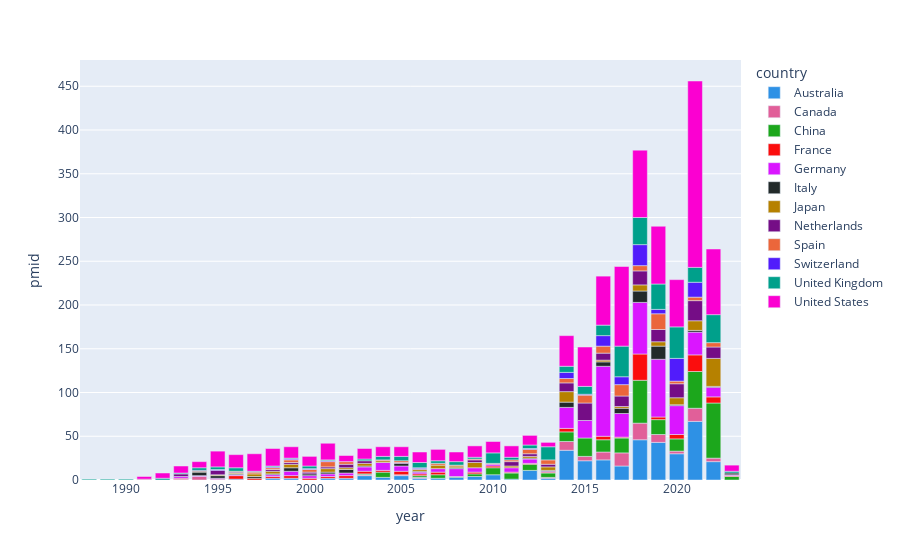

Notebook cell for this chart:
### Code cell
tmp_df = aff_pmid_df[aff_pmid_df["country"].isin(top_countries)].groupby(["country", "year"]).count().reset_index()
px.bar(tmp_df, x="year", y="pmid", color="country", color_discrete_sequence=px.colors.qualitative.Dark24)

### Figure 1 — Plotly figure (JSON) as saved in the notebook; plotly's stock layout.template omitted (floating-point values rounded to 4 significant figures)
{"data": [{"alignmentgroup": "True", "hovertemplate": "country=Australia<br>year=%{x}<br>pmid=%{y}<extra></extra>", "legendgroup": "Australia", "marker": {"color": "#2E91E5", "pattern": {"shape": ""}}, "name": "Australia", "offsetgroup": "Australia", "orientation": "v", "showlegend": true, "textposition": "auto", "type": "bar", "x": [1996, 1998, 1999, 2001, 2002, 2003, 2004, 2005, 2006, 2007, 2008, 2009, 2010, 2011, 2012, 2013, 2014, 2015, 2016, 2017, 2018, 2019, 2020, 2021, 2022], "xaxis": "x", "y": [1, 2, 2, 2, 2, 5, 3, 5, 2, 2, 3, 4, 6, 1, 11, 2, 34, 22, 23, 16, 46, 43, 30, 67, 21], "yaxis": "y"}, {"alignmentgroup": "True", "hovertemplate": "country=Canada<br>year=%{x}<br>pmid=%{y}<extra></extra>", "legendgroup": "Canada", "marker": {"color": "#E15F99", "pattern": {"shape": ""}}, "name": "Canada", "offsetgroup": "Canada", "orientation": "v", "showlegend": true, "textposition": "auto", "type": "bar", "x": [1991, 1993, 1994, 1995, 2003, 2005, 2006, 2013, 2014, 2015, 2016, 2017, 2018, 2019, 2020, 2021, 2022], "xaxis": "x", "y": [1, 1, 4, 1, 1, 1, 1, 1, 10, 5, 9, 15, 19, 9, 3, 15, 4], "yaxis": "y"}, {"alignmentgroup": "True", "hovertemplate": "country=China<br>year=%{x}<br>pmid=%{y}<extra></extra>", "legendgroup": "China", "marker": {"color": "#1CA71C", "pattern": {"shape": ""}}, "name": "China", "offsetgroup": "China", "orientation": "v", "showlegend": true, "textposition": "auto", "type": "bar", "x": [2003, 2004, 2006, 2007, 2008, 2009, 2010, 2011, 2012, 2013, 2014, 2015, 2016, 2017, 2018, 2019, 2020, 2021, 2022, 2023], "xaxis": "x", "y": [1, 6, 2, 4, 1, 3, 8, 7, 7, 5, 11, 21, 14, 17, 49, 17, 14, 42, 63, 4], "yaxis": "y"}, {"alignmentgroup": "True", "hovertemplate": "country=France<br>year=%{x}<br>pmid=%{y}<extra></extra>", "legendgroup": "France", "marker": {"color": "#FB0D0D", "pattern": {"shape": ""}}, "name": "France", "offsetgroup": "France", "orientation": "v", "showlegend": true, "textposition": "auto", "type": "bar", "x": [1993, 1996, 1997, 1998, 1999, 2000, 2001, 2002, 2003, 2004, 2005, 2006, 2007, 2009, 2010, 2011, 2012, 2013, 2014, 2016, 2017, 2018, 2019, 2020, 2021, 2022, 2023], "xaxis": "x", "y": [1, 4, 2, 2, 3, 2, 2, 3, 3, 2, 4, 2, 3, 2, 2, 1, 1, 1, 4, 4, 1, 30, 3, 5, 19, 7, 1], "yaxis": "y"}, {"alignmentgroup": "True", "hovertemplate": "country=Germany<br>year=%{x}<br>pmid=%{y}<extra></extra>", "legendgroup": "Germany", "marker": {"color": "#DA16FF", "pattern": {"shape": ""}}, "name": "Germany", "offsetgroup": "Germany", "orientation": "v", "showlegend": true, "textposition": "auto", "type": "bar", "x": [1993, 1994, 1995, 1996, 1998, 1999, 2000, 2001, 2002, 2003, 2004, 2005, 2006, 2007, 2008, 2009, 2010, 2011, 2012, 2013, 2014, 2015, 2016, 2017, 2018, 2019, 2020, 2021, 2022, 2023], "xaxis": "x", "y": [2, 1, 1, 1, 2, 5, 3, 3, 3, 5, 9, 6, 2, 4, 9, 5, 2, 5, 5, 1, 24, 20, 80, 27, 59, 66, 33, 26, 11, 1], "yaxis": "y"}, {"alignmentgroup": "True", "hovertemplate": "country=Italy<br>year=%{x}<br>pmid=%{y}<extra></extra>", "legendgroup": "Italy", "marker": {"color": "#222A2A", "pattern": {"shape": ""}}, "name": "Italy", "offsetgroup": "Italy", "orientation": "v", "showlegend": true, "textposition": "auto", "type": "bar", "x": [1994, 1995, 1996, 1997, 1998, 1999, 2000, 2001, 2002, 2003, 2005, 2006, 2008, 2012, 2013, 2014, 2016, 2017, 2018, 2019, 2020, 2021, 2022, 2023], "xaxis": "x", "y": [4, 3, 1, 2, 1, 4, 2, 2, 4, 1, 3, 1, 1, 1, 1, 6, 5, 6, 13, 15, 1, 2, 1, 2], "yaxis": "y"}, {"alignmentgroup": "True", "hovertemplate": "country=Japan<br>year=%{x}<br>pmid=%{y}<extra></extra>", "legendgroup": "Japan", "marker": {"color": "#B68100", "pattern": {"shape": ""}}, "name": "Japan", "offsetgroup": "Japan", "orientation": "v", "showlegend": true, "textposition": "auto", "type": "bar", "x": [1994, 1995, 1996, 1997, 1998, 1999, 2001, 2002, 2003, 2004, 2006, 2007, 2008, 2009, 2011, 2012, 2013, 2014, 2016, 2017, 2018, 2019, 2020, 2021, 2022], "xaxis": "x", "y": [1, 1, 1, 3, 3, 4, 4, 2, 3, 2, 2, 4, 2, 6, 2, 2, 4, 12, 2, 2, 7, 5, 8, 11, 32], "yaxis": "y"}, {"alignmentgroup": "True", "hovertemplate": "country=Netherlands<br>year=%{x}<br>pmid=%{y}<extra></extra>", "legendgroup": "Netherlands", "marker": {"color": "#750D86", "pattern": {"shape": ""}}, "name": "Netherlands", "offsetgroup": "Netherlands", "orientation": "v", "showlegend": true, "textposition": "auto", "type": "bar", "x": [1993, 1994, 1995, 1996, 1998, 1999, 2000, 2001, 2002, 2003, 2005, 2006, 2009, 2011, 2012, 2013, 2014, 2015, 2016, 2017, 2018, 2019, 2020, 2021, 2022], "xaxis": "x", "y": [3, 1, 5, 1, 2, 2, 2, 2, 4, 3, 1, 1, 3, 5, 3, 3, 10, 20, 8, 12, 16, 14, 16, 23, 13], "yaxis": "y"}, {"alignmentgroup": "True", "hovertemplate": "country=Spain<br>year=%{x}<br>pmid=%{y}<extra></extra>", "legendgroup": "Spain", "marker": {"color": "#EB663B", "pattern": {"shape": ""}}, "name": "Spain", "offsetgroup": "Spain", "orientation": "v", "showlegend": true, "textposition": "auto", "type": "bar", "x": [1996, 1997, 1998, 1999, 2000, 2001, 2002, 2004, 2005, 2007, 2008, 2009, 2010, 2011, 2012, 2013, 2014, 2015, 2016, 2017, 2018, 2019, 2020, 2021, 2022], "xaxis": "x", "y": [1, 2, 2, 3, 3, 6, 3, 1, 2, 2, 1, 1, 1, 2, 5, 5, 5, 9, 8, 13, 6, 18, 3, 4, 5], "yaxis": "y"}, {"alignmentgroup": "True", "hovertemplate": "country=Switzerland<br>year=%{x}<br>pmid=%{y}<extra></extra>", "legendgroup": "Switzerland", "marker": {"color": "#511CFB", "pattern": {"shape": ""}}, "name": "Switzerland", "offsetgroup": "Switzerland", "orientation": "v", "showlegend": true, "textposition": "auto", "type": "bar", "x": [1995, 1998, 1999, 2000, 2001, 2006, 2012, 2014, 2015, 2016, 2017, 2018, 2019, 2020, 2021], "xaxis": "x", "y": [1, 1, 1, 1, 1, 1, 1, 7, 1, 12, 9, 24, 5, 26, 17], "yaxis": "y"}, {"alignmentgroup": "True", "hovertemplate": "country=United Kingdom<br>year=%{x}<br>pmid=%{y}<extra></extra>", "legendgroup": "United Kingdom", "marker": {"color": "#00A08B", "pattern": {"shape": ""}}, "name": "United Kingdom", "offsetgroup": "United Kingdom", "orientation": "v", "showlegend": true, "textposition": "auto", "type": "bar", "x": [1988, 1989, 1990, 1992, 1993, 1994, 1995, 1996, 1997, 1998, 1999, 2000, 2001, 2003, 2004, 2005, 2006, 2007, 2008, 2009, 2010, 2011, 2012, 2013, 2014, 2015, 2016, 2017, 2018, 2019, 2020, 2021, 2022, 2023], "xaxis": "x", "y": [1, 1, 1, 2, 1, 3, 3, 4, 1, 1, 1, 3, 1, 2, 4, 5, 6, 3, 4, 2, 12, 3, 4, 15, 7, 9, 12, 35, 31, 29, 36, 17, 32, 2], "yaxis": "y"}, {"alignmentgroup": "True", "hovertemplate": "country=United States<br>year=%{x}<br>pmid=%{y}<extra></extra>", "legendgroup": "United States", "marker": {"color": "#FB00D1", "pattern": {"shape": ""}}, "name": "United States", "offsetgroup": "United States", "orientation": "v", "showlegend": true, "textposition": "auto", "type": "bar", "x": [1991, 1992, 1993, 1994, 1995, 1996, 1997, 1998, 1999, 2000, 2001, 2002, 2003, 2004, 2005, 2006, 2007, 2008, 2009, 2010, 2011, 2012, 2013, 2014, 2015, 2016, 2017, 2018, 2019, 2020, 2021, 2022, 2023], "xaxis": "x", "y": [3, 6, 8, 7, 18, 15, 20, 20, 13, 11, 19, 7, 12, 11, 11, 12, 13, 11, 13, 13, 13, 11, 5, 35, 45, 56, 91, 77, 66, 54, 213, 75, 7], "yaxis": "y"}], "layout": {"barmode": "relative", "legend": {"title": {"text": "country"}, "tracegroupgap": 0}, "margin": {"t": 60}, "xaxis": {"anchor": "y", "domain": [0, 1], "title": {"text": "year"}}, "yaxis": {"anchor": "x", "domain": [0, 1], "title": {"text": "pmid"}}}}
